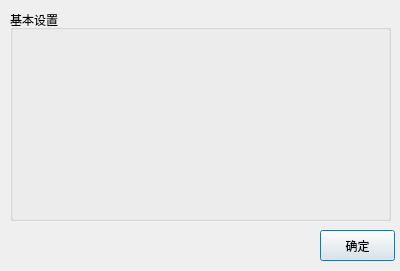
<?xml version="1.0" encoding="UTF-8"?>
<ui version="4.0">
 <class>SettingDialog</class>
 <widget class="QDialog" name="SettingDialog">
  <property name="geometry">
   <rect>
    <x>0</x>
    <y>0</y>
    <width>400</width>
    <height>271</height>
   </rect>
  </property>
  <property name="windowTitle">
   <string>Dialog</string>
  </property>
  <widget class="QPushButton" name="pushButton">
   <property name="geometry">
    <rect>
     <x>320</x>
     <y>230</y>
     <width>75</width>
     <height>31</height>
    </rect>
   </property>
   <property name="text">
    <string>确定</string>
   </property>
  </widget>
  <widget class="QGroupBox" name="groupBox">
   <property name="geometry">
    <rect>
     <x>10</x>
     <y>10</y>
     <width>381</width>
     <height>211</height>
    </rect>
   </property>
   <property name="title">
    <string>基本设置</string>
   </property>
  </widget>
 </widget>
 <resources/>
 <connections>
  <connection>
   <sender>pushButton</sender>
   <signal>clicked()</signal>
   <receiver>SettingDialog</receiver>
   <slot>accept()</slot>
   <hints>
    <hint type="sourcelabel">
     <x>344</x>
     <y>243</y>
    </hint>
    <hint type="destinationlabel">
     <x>256</x>
     <y>249</y>
    </hint>
   </hints>
  </connection>
 </connections>
</ui>
